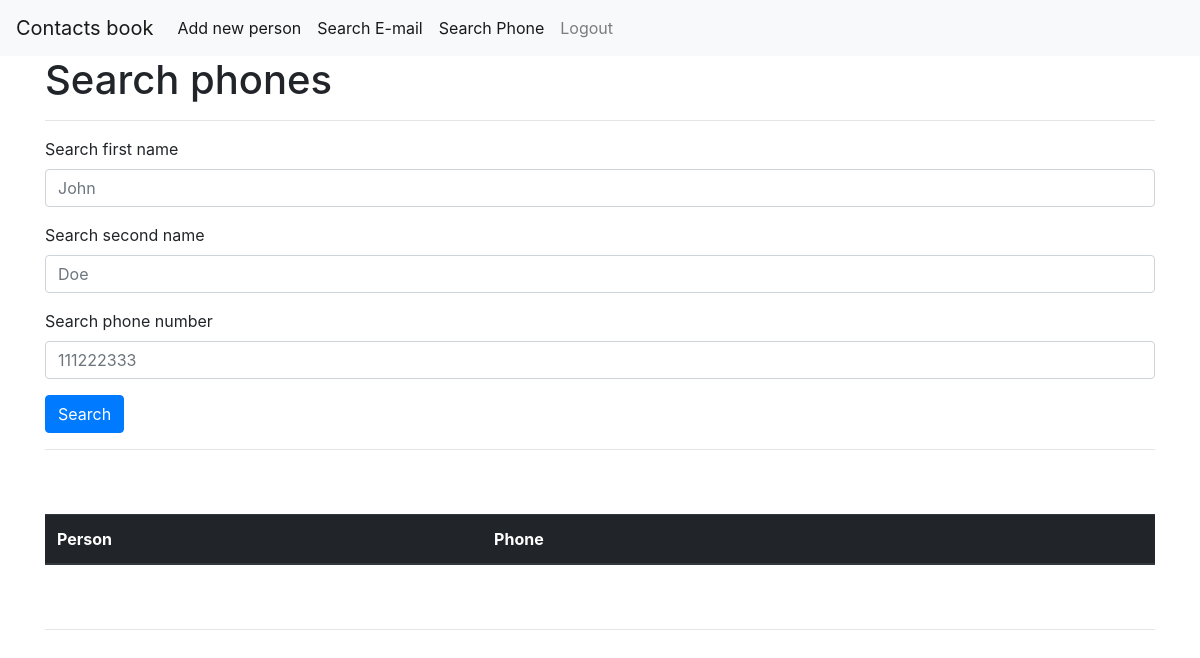
Page /phone/search/ (signed in) on the earlier database version.
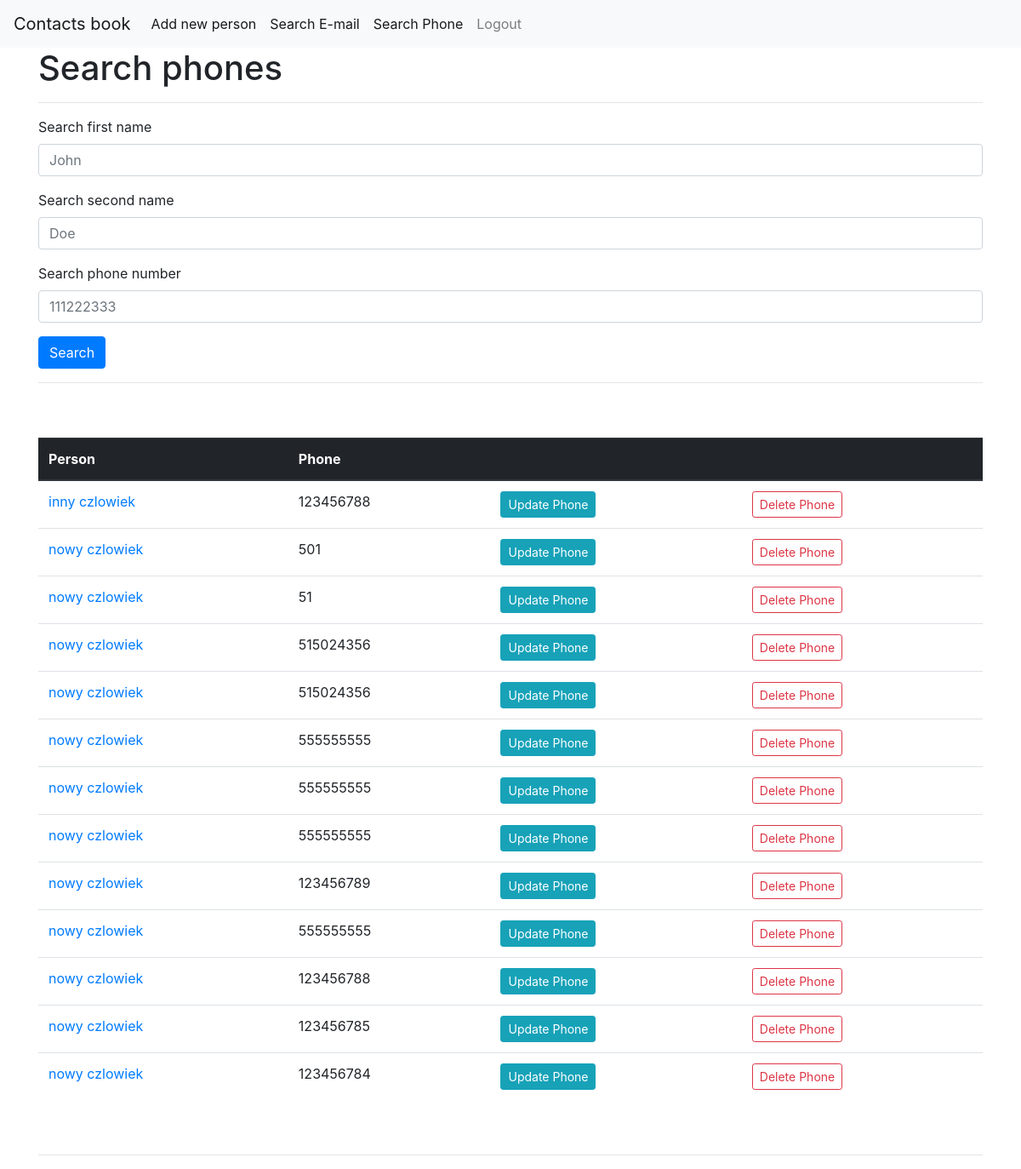
Same page on the later database version.
### contact_book/models.py (models this page shows, shortened)
class Phone(models.Model):
    phone = models.IntegerField(null=False)
    person = models.ForeignKey(Person, on_delete=models.CASCADE)

class Person(models.Model):
    first_name = models.CharField(max_length=20, null=False)
    second_name = models.CharField(max_length=30, null=False)
    date_added = models.DateTimeField(blank=True, null=True, default=timezone.now)
    note = models.TextField(null=True)
    owner = models.ForeignKey(User, on_delete=models.CASCADE)

### contact_book/views.py (the view)
# urls.py: path('phone/search/', PhoneSearchView.as_view(), name='phone-search'),
class PhoneSearchView(LoginRequiredMixin, FormMixin, ListView):
    template_name = 'contact_book/phone_search.html'
    model = Phone
    context_object_name = 'phones'
    form_class = PhoneSearchForm
    def get_queryset(self):
        form = self.form_class(self.request.GET)
        user = User.objects.filter(username=self.request.user.username).first()
        if form.is_valid():
            return Phone.objects.filter(
                person__first_name__icontains=form.cleaned_data['first_name'],
                person__second_name__icontains=form.cleaned_data['second_name'],
                phone__icontains=form.cleaned_data['phone'],
                person__owner=user).order_by('-person__date_added')
        return Phone.objects.filter(person_owner=user).order_by('-date_added')

### contact_book/forms.py
class PhoneSearchForm(forms.Form):
    first_name = forms.CharField(required=False, label='Search first name',
                                 widget=forms.TextInput(
                                     attrs={'placeholder': 'John'}))
    second_name = forms.CharField(required=False, label='Search second name',
                                  widget=forms.TextInput(
                                      attrs={'placeholder': 'Doe'}))
    phone = forms.CharField(required=False, label='Search phone number',
                            widget=forms.TextInput(
                                attrs={'placeholder': '111222333'}))

### contact_book/templates/contact_book/phone_search.html
{% extends "contact_book/base.html" %}
{% load crispy_forms_tags %}
{% block content %}
<h1 class="mb-3">Search phones</h1>
<hr>
<form method="get">
    {{ form|crispy }}
    <div class="form-group">
        <button class="btn btn-primary" type="submit">Search</button>
    </div>
</form>
<hr>
<article class="media content-section">
    <div class="media-body">
        <div class="mt-5 mb-5">
            <table class="table">
                <thead class="thead-dark">
                <tr>
                    <th>Person</th>
                    <th>Phone</th>
                    <th></th>
                    <th></th>
                </tr>
                </thead>
                <tbody>
                {% for phone in phones %}
                <tr>
                    <td>
                        <a href="{% url 'detail-person' phone.person.id %}">
                            {{ phone.person.first_name }} {{ phone.person.second_name }}
                        </a>
                    </td>
                    <td>{{ phone.phone }}</td>
                    <td>
                        <a
                                href="{% url 'phone-update' person_id=phone.person.id pk=phone.id %}"
                                class="btn btn-info btn-sm">
                            Update Phone
                        </a></td>
                    <td>
                        <a
                                href="{% url 'phone-delete' person_id=phone.person.id pk=phone.id %}"
                                class="btn btn-outline-danger btn-sm">
                            Delete Phone
                        </a></td>
                </tr>
                {% endfor %}
                </tbody>
            </table>
        </div>
    </div>
</article>
<hr>
{% endblock content %}

Differences in the rows shown:
added Phone: person.first_name "inny", person.second_name "czlowiek", phone "123456788"
added Phone: person.first_name "nowy", person.second_name "czlowiek", phone "501"
added Phone: person.first_name "nowy", person.second_name "czlowiek", phone "51"
added Phone: person.first_name "nowy", person.second_name "czlowiek", phone "515024356"
added Phone: person.first_name "nowy", person.second_name "czlowiek", phone "515024356"
added Phone: person.first_name "nowy", person.second_name "czlowiek", phone "555555555"
added Phone: person.first_name "nowy", person.second_name "czlowiek", phone "555555555"
added Phone: person.first_name "nowy", person.second_name "czlowiek", phone "555555555"
added Phone: person.first_name "nowy", person.second_name "czlowiek", phone "123456789"
added Phone: person.first_name "nowy", person.second_name "czlowiek", phone "555555555"
added Phone: person.first_name "nowy", person.second_name "czlowiek", phone "123456788"
added Phone: person.first_name "nowy", person.second_name "czlowiek", phone "123456785"
added Phone: person.first_name "nowy", person.second_name "czlowiek", phone "123456784"
